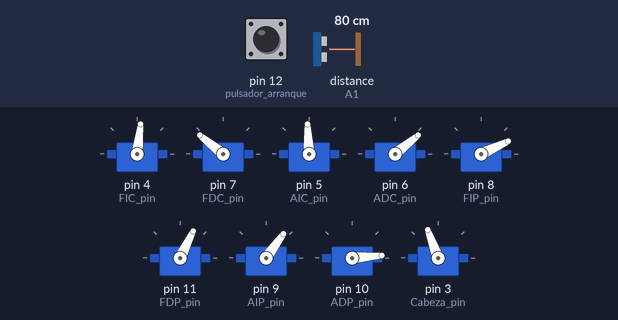
Bench run of a sketch on a simulated Arduino Uno, built with avr-gcc and run on an emulated ATmega328P. Parts: 9 × servo. Inputs (shaded band) come from the test bench; at power-on: distance to the obstacle (sensor on A1) 80 cm, pin 12 (pulsador_arranque) HIGH. The echo pulse lasts 58.3 µs per cm.

Above: at 1.7 s.
1.8 s: distance to the obstacle (sensor on A1) set to 34 cm
4.8 s: distance to the obstacle (sensor on A1) set to 27 cm
At 7.4 s:
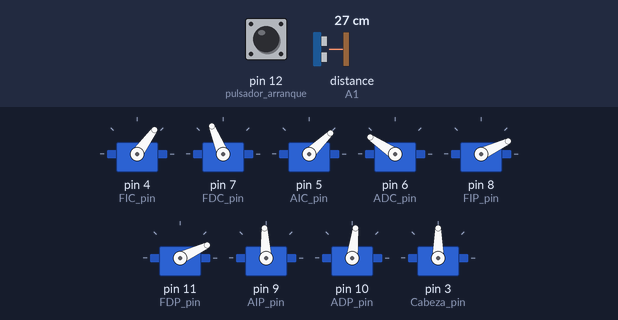
10.8 s: distance to the obstacle (sensor on A1) set to 8 cm
At 12.99 s:
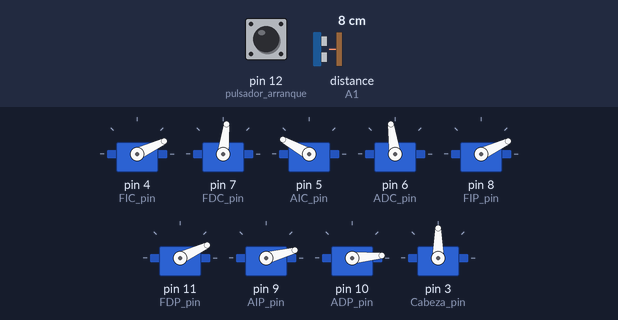
13.8 s: distance to the obstacle (sensor on A1) set to 11 cm
At 14.03 s:
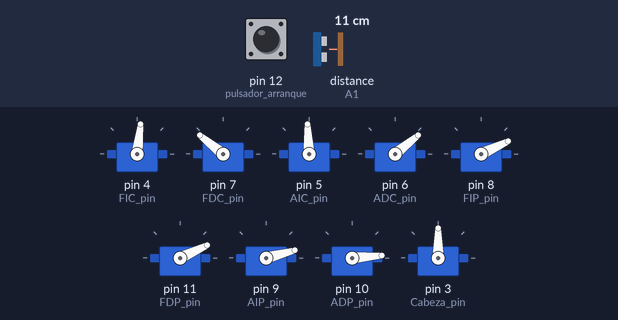
16.8 s: distance to the obstacle (sensor on A1) set to 4 cm
At 17.04 s:
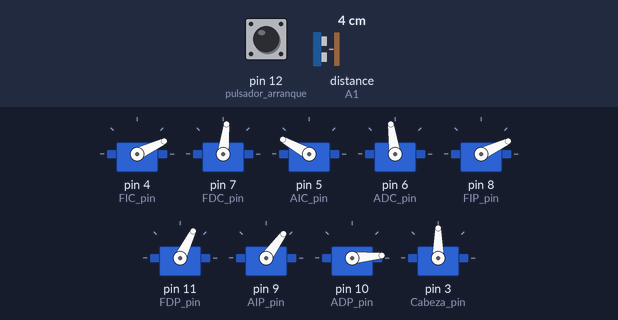
Timing chart, 0 to 22.4 s (numbered marks = the images above; inputs shaded):
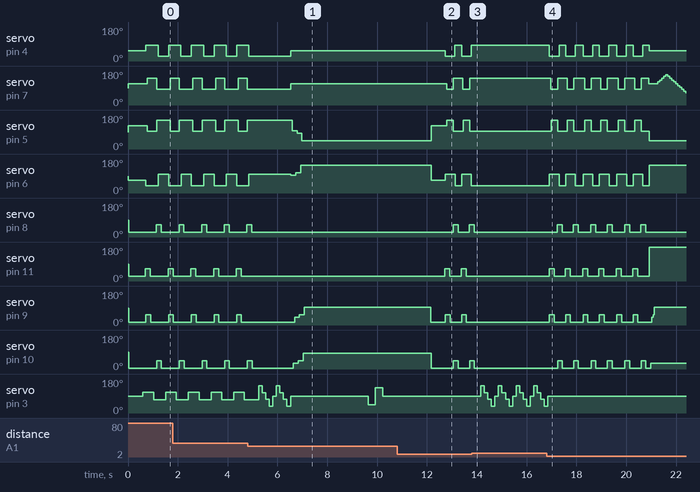

The sketch:

KAIWA_Robot_aranhia_17.ino
```cpp
//--------------------------------------------------------------
// Stompy the Robot - Mk 1 - APC Magazine, July 2013 issue
//
// Modified by Darren Yates 3 May 2013
// From code originally developed by Russell Cameron, Dagu.
// Editado y comentado por Konrad PEschka, Bs As, 2015
//--------------------------------------------------------------

#include <Servo.h>
#include <NewPing.h>

#define TRIG_PIN A0
#define ECHO_PIN A1
#define MAX_DISTANCE 400
NewPing sonar(TRIG_PIN, ECHO_PIN, MAX_DISTANCE);

//-------------------------------------------------------------------
//Con este timer se setea la velocidad de movimiento de todo el robot, mas chico, mas rapido
//-------------------------------------------------------------------

int Time=120;

//-------------------------------------------------------------------
//  Definicion de las constantes posicion inicial de cada servo
//-------------------------------------------------------------------

//subir = giro antihor en cuerpo y patas

#define FIC_centro      1100     //Frente_Izquierda_cuerpo_centro
#define FDC_centro      1700     //Frente_derecha_cuerpo_centro
#define AIC_centro      1800     //Atras_Izquierda_cuerpo_centro
#define ADC_centro      1250     //Atras_derecha_cuerpo_centro

#define FIP_centro      800      //Frente_Izquierda_pata_centro
#define FDP_centro      800      //Frente_derecha_pata_centro
#define AIP_centro      700      //Atras_Izquierda_pata_centro
#define ADP_centro      600      //Atras_derecha_pata_centro

//-------------------------------------------------------------------
//      Definicion Alias de cada servo y los Pines del Arduino
//-------------------------------------------------------------------

#define FIC_pin 4      // Pin Frente Izquierda Cuerpo
#define FDC_pin 7      // Pin Frente Derecha Cuerpo
#define AIC_pin 5      // Pin Atras Izquierda Cuerpo
#define ADC_pin 6      // Pin Atras Derecha Cuerpo

#define FIP_pin 8      // Pin Frente Izquierda Pata
#define FDP_pin 11     // Pin Frente Derecha Pata
#define AIP_pin 9      // Pin Atras Izquierda Pata
#define ADP_pin 10     // Pin Atras Derecha Pata

#define Cabeza_pin 3

#define pulsador_arranque 12  //defino donde va conectado el pulsador de arranque

//-------------------------------------------------------------------

int movimiento_izq;
int movimiento_der;
int levanta=-400;

int contador_sentarse;
int distancia_actual = 0;
int pos = 90;

int max_der = 0;
int max_izq = 0;

int variable_sienta=800;

const int tiempo_entre_servo=5;
const int tiempo_sienta=50;

//-------------------------------------------------------------------
//       Defino como le va a llamar cada servo
//-------------------------------------------------------------------

Servo FIC_servo;                                               // Front Left  Hip
Servo FDC_servo;                                               // Front Right Hip
Servo AIC_servo;                                               // Rear  Left  Hip
Servo ADC_servo;                                               // Rear  Right Hip
Servo FIP_servo;                                               // Front Left  Knee
Servo FDP_servo;                                               // Front Right Knee
Servo AIP_servo;                                               // Rear  left  Knee
Servo ADP_servo;                                               // Rear  Right Knee

Servo Cabeza_servo;

//-------------------------------------------------------------------
//                 Seteo de Entradas, salidas y funciones
//-------------------------------------------------------------------

void setup()
{

  //-------------------------------------------------------------------
  // Inicializo Los servos con los nombres y cual es su pin asociado
  //-------------------------------------------------------------------

  FIC_servo.attach(FIC_pin);           //define los servos con su pin
  FDC_servo.attach(FDC_pin);
  AIC_servo.attach(AIC_pin);
  ADC_servo.attach(ADC_pin);
  FIP_servo.attach(FIP_pin);
  FDP_servo.attach(FDP_pin);
  AIP_servo.attach(AIP_pin);
  ADP_servo.attach(ADP_pin);
  Cabeza_servo.attach(Cabeza_pin);


//-------------------------------------------------------------------
//         Arranco Todos los Servos en sus posiciones iniciales
//-------------------------------------------------------------------


  FIC_servo.writeMicroseconds(FIC_centro);       // envia servo a su posicion inicial
  delay(tiempo_entre_servo);
  FDC_servo.writeMicroseconds(FDC_centro);
  delay(tiempo_entre_servo);
  AIC_servo.writeMicroseconds(AIC_centro);
  delay(tiempo_entre_servo);
  ADC_servo.writeMicroseconds(ADC_centro);
  delay(tiempo_entre_servo);
  FIP_servo.writeMicroseconds(FIP_centro);
  delay(tiempo_entre_servo);
  FDP_servo.writeMicroseconds(FDP_centro);
  delay(tiempo_entre_servo);
  AIP_servo.writeMicroseconds(AIP_centro);
  delay(tiempo_entre_servo);
  ADP_servo.writeMicroseconds(ADP_centro);
  delay(tiempo_entre_servo);
  Cabeza_servo.write(90);

delay(500);
}

//-------------------------------------------------------------------
//         Sector donde comienza la funcion Principal,
//        Donde se va a quedar el resto de la ejecucion
//-------------------------------------------------------------------

void loop()
{
  //checkPath();

  while(digitalRead(pulsador_arranque)==0)
  ;

  while(1)   //se queda en este loop luego de haber pulsado el pulsador de arranque
  {
    distancia_actual = readPing();

    if (distancia_actual == 0 or distancia_actual > 30)
    {
      movimiento_izq=-300;
      movimiento_der=-300;
      Camina_frente();
    }

    else
    {
      if (distancia_actual <= 30 && distancia_actual >= 10)
      {
        mira_costados();
      }
      else
      {
        if (distancia_actual < 10 && distancia_actual !=0)
        {
          movimiento_izq=300;
          movimiento_der=300;
          Camina_frente();
          Camina_frente();
        }
      }
    }

    contador_sentarse++;
    if (contador_sentarse == 7)
    sienta();


        if (contador_sentarse == 15)
    {
    saluda();
    contador_sentarse = 0;
    }


  }

}

//-------------------------------------------------------------------
//            Sector definicion delas Funciones Utilizadas
//-------------------------------------------------------------------


//-------------------------------------------------------------------
//             Funcion Avanzar hacia el frente
//-------------------------------------------------------------------
void Camina_frente()
{

  if (movimiento_izq<0 && movimiento_der<0)
   {
    Cabeza_servo.write(110);
    decide_costados();
   }

  FDP_servo.writeMicroseconds(FDP_centro-levanta);                // raise front right leg
  delay(tiempo_entre_servo);
  AIP_servo.writeMicroseconds(AIP_centro-levanta);                // raise rear  left  leg
  delay(tiempo_entre_servo);
  FIC_servo.writeMicroseconds(FIC_centro-movimiento_izq);         // move  front left  leg backward
  delay(tiempo_entre_servo);
  ADC_servo.writeMicroseconds(ADC_centro+movimiento_der);         // move  rear  right leg backward
  delay(Time/2);
  FDC_servo.writeMicroseconds(FDC_centro-movimiento_der);         // move  front right leg forward
  delay(tiempo_entre_servo);
  AIC_servo.writeMicroseconds(AIC_centro+movimiento_izq);         // move  rear  left  leg forward
  delay(Time);
  FDP_servo.writeMicroseconds(FDP_centro);                        // lower front right leg
  delay(tiempo_entre_servo);
  AIP_servo.writeMicroseconds(AIP_centro);                        // lower rear  left  leg
  delay(Time);

  if (movimiento_izq<0 && movimiento_der<0)
   {
    Cabeza_servo.write(70);
    decide_costados();
    }

  FIP_servo.writeMicroseconds(FIP_centro-levanta);                // raise front left  leg
  delay(tiempo_entre_servo);
  ADP_servo.writeMicroseconds(ADP_centro-levanta);                // raise rear  right leg
  delay(tiempo_entre_servo);
  FDC_servo.writeMicroseconds(FDC_centro+movimiento_der);         // move  front right leg backward
  delay(tiempo_entre_servo);
  AIC_servo.writeMicroseconds(AIC_centro-movimiento_izq);         // move  rear  left  leg backward
  delay(Time/2);
  FIC_servo.writeMicroseconds(FIC_centro+movimiento_izq);         // move  front left  leg forward
  delay(tiempo_entre_servo);
  ADC_servo.writeMicroseconds(ADC_centro-movimiento_der);         // move  rear  right leg forward
  delay(Time);
  FIP_servo.writeMicroseconds(FIP_centro);                        // lower front left  leg
  delay(tiempo_entre_servo);
  ADP_servo.writeMicroseconds(ADP_centro);                        // lower rear  right leg
  delay(Time);

  }

//-------------------------------------------------------------------
//            Funcion que lee el sensor frontal
//-------------------------------------------------------------------

  int readPing()                            //funcion para leer US y pasarlo a cm
{
  unsigned int uS = sonar.ping();
  delay(50);
  int cm = uS/US_ROUNDTRIP_CM;
  return cm;
}


//-------------------------------------------------------------------
//                    Elije para donde avanzar
//-------------------------------------------------------------------
int decide_costados()
{
delay(50);
distancia_actual = readPing();

if (distancia_actual < 30 && distancia_actual > 5)       //chequeo si obstaculo esta entrte 10 y 30 cm
{
 mira_costados();                             //encontrar la salida
}

if (distancia_actual < 6 && distancia_actual != 0)       //chequea obstaculo menor a 10cm
{
camina_atras();                               //hace secuancia para atras
}

}


//-------------------------------------------------------------------
//  Mide para lso costados para despues decidir hacia donde avanzar
//-------------------------------------------------------------------

int mira_costados()                          //hace un barrido y decide para donde ir
  {

  delay(90);
  max_der = 0;
  max_izq = 0;

  for(pos = 144; pos >= 36; pos-= 36)     // goes from 180 degrees to 0 degrees
  {
   Cabeza_servo.write(pos);                 // tell servo to go to position in variable 'pos'
    delay(90);
    distancia_actual = readPing();                 //lee ultrasonido
    if (pos > 90 && distancia_actual > max_izq)    // si es mayor al maximo izquierda lo actualiza
    {
    max_izq = distancia_actual;
    }
    if (pos < 90 && distancia_actual > max_der)   // si es mayor al maximo derecha lo actualiza
    {
    max_der = distancia_actual;
    }
  }


   Cabeza_servo.write(90);                //posiciona servo en el medio
    if (max_der > max_izq)
     {
     Gira_der();                       //gira derecha
     }
    if (max_izq > max_der)
     {
      Gira_izq();                      //gira izquierda
     }
}

//-------------------------------------------------------------------
//                 Gira Derecha
//-------------------------------------------------------------------


void Gira_der()
{
   movimiento_izq=300;
   movimiento_der=-300;
   Camina_frente();
   Camina_frente();
}

//-------------------------------------------------------------------
//                 Gira Izquierda
//-------------------------------------------------------------------

void Gira_izq()
{
   movimiento_izq=-300;
   movimiento_der=300;
  Camina_frente();
  Camina_frente();
}

//-------------------------------------------------------------------
//               Camina hacia atras
//-------------------------------------------------------------------

void camina_atras()
{
   movimiento_izq=300;
  movimiento_der=300;
   Camina_frente();
}

//-------------------------------------------------------------------
//                  Funcion Sentarse
//-------------------------------------------------------------------
void sienta()
{

  FDC_servo.writeMicroseconds(FDC_centro);
  delay(tiempo_entre_servo);
  FIC_servo.writeMicroseconds(FIC_centro);
  delay(tiempo_entre_servo);


  ADC_servo.writeMicroseconds(ADC_centro+variable_sienta/3);  //se tira de a poco
 delay(tiempo_sienta);
  AIC_servo.writeMicroseconds(AIC_centro-variable_sienta/3);
  delay(tiempo_sienta);
  ADP_servo.writeMicroseconds(ADP_centro+variable_sienta/3);
  delay(tiempo_sienta);
  AIP_servo.writeMicroseconds(AIP_centro+variable_sienta/3);
  delay(tiempo_sienta);

  ADC_servo.writeMicroseconds(ADC_centro+variable_sienta/2);  //se tira de a poco
  delay(tiempo_sienta);
  AIC_servo.writeMicroseconds(AIC_centro-variable_sienta/2);
  delay(tiempo_sienta);
  ADP_servo.writeMicroseconds(ADP_centro+variable_sienta/2);
  delay(tiempo_sienta);
  AIP_servo.writeMicroseconds(AIP_centro+variable_sienta/2);
  delay(tiempo_sienta);

  ADC_servo.writeMicroseconds(ADC_centro+variable_sienta);   //se termina de tirar
  delay(tiempo_sienta);
  AIC_servo.writeMicroseconds(AIC_centro-variable_sienta);
  delay(tiempo_sienta);
  ADP_servo.writeMicroseconds(ADP_centro+variable_sienta);
 delay(tiempo_sienta);
  AIP_servo.writeMicroseconds(AIP_centro+variable_sienta);
 delay(tiempo_sienta);

  delay(2500);                //espera 2,5 Segundos

  Cabeza_servo.write(45);
  delay(300);
  Cabeza_servo.write(135);
  delay(300);
  Cabeza_servo.write(90);
  delay(1900);


  FIP_servo.writeMicroseconds(FIP_centro);
  delay(tiempo_entre_servo);
  FDP_servo.writeMicroseconds(FDP_centro);
  delay(tiempo_entre_servo);
  FIC_servo.writeMicroseconds(FIC_centro);
  delay(tiempo_entre_servo);
  FDC_servo.writeMicroseconds(FDC_centro);
  delay(tiempo_entre_servo);
  AIP_servo.writeMicroseconds(AIP_centro);
  delay(tiempo_entre_servo);
  ADP_servo.writeMicroseconds(ADP_centro);
  delay(tiempo_entre_servo);
  AIC_servo.writeMicroseconds(AIC_centro);                      // center servos
  delay(tiempo_entre_servo);
  ADC_servo.writeMicroseconds(ADC_centro);

  delay(500);
}


//-------------------------------------------------------------------
//                  Funcion Saluda
//-------------------------------------------------------------------

void saluda(void)
{

  FDC_servo.writeMicroseconds(FDC_centro);
  delay(tiempo_entre_servo);
  FIC_servo.writeMicroseconds(FIC_centro);
  delay(tiempo_entre_servo);

  ADC_servo.writeMicroseconds(ADC_centro+variable_sienta);  //se tira al piso de costado
  delay(tiempo_entre_servo);
  AIC_servo.writeMicroseconds(AIC_centro-variable_sienta);
  delay(tiempo_entre_servo);

  FDP_servo.writeMicroseconds(2550);
  delay(tiempo_sienta);
  ADP_servo.writeMicroseconds(ADP_centro+variable_sienta/3);
  delay(tiempo_sienta);
  AIP_servo.writeMicroseconds(AIP_centro+variable_sienta/3);
  delay(tiempo_sienta);
  AIP_servo.writeMicroseconds(AIP_centro+variable_sienta/2);
  delay(tiempo_sienta);
  AIP_servo.writeMicroseconds(AIP_centro+variable_sienta);
  delay(tiempo_sienta);

  mueve_pata_frente();
  mueve_pata_frente();
  delay(1000);


  Cabeza_servo.write(45);
  delay(300);
  Cabeza_servo.write(135);
  delay(300);
  Cabeza_servo.write(90);
  delay(2000);


  FIP_servo.writeMicroseconds(FIP_centro);
  delay(tiempo_entre_servo);
  FDP_servo.writeMicroseconds(FDP_centro);
  delay(tiempo_entre_servo);
  FIC_servo.writeMicroseconds(FIC_centro);
  delay(tiempo_entre_servo);
  FDC_servo.writeMicroseconds(FDC_centro);
  delay(tiempo_entre_servo);
  AIP_servo.writeMicroseconds(AIP_centro);
  delay(tiempo_entre_servo);
  ADP_servo.writeMicroseconds(ADP_centro);
  delay(tiempo_entre_servo);
  AIC_servo.writeMicroseconds(AIC_centro);                      // center servos
  delay(tiempo_entre_servo);
  ADC_servo.writeMicroseconds(ADC_centro);

  delay(500);
}

//-------------------------------------------------------------------
//                  Funcion Mueve Pata en Frente
//-------------------------------------------------------------------

void mueve_pata_frente(void)
{
  int maximo=500;
  int tiempo_saluda=80;
    for(int j=0;j<maximo;j=j+100)
  {
  FDC_servo.writeMicroseconds(FDC_centro+j);  //se tira al piso de costado
  delay(tiempo_saluda);
  }

  for(int j=maximo;j>0;j=j-100)
  {
  FDC_servo.writeMicroseconds(FDC_centro+j);  //se tira al piso de costado
  delay(tiempo_saluda);
  }

  for(int j=0;j<maximo;j=j+100)
  {
  FDC_servo.writeMicroseconds(FDC_centro-j);  //se tira al piso de costado
  delay(tiempo_saluda);
  }

  for(int j=maximo;j>0;j=j-100)
  {
  FDC_servo.writeMicroseconds(FDC_centro-j);  //se tira al piso de costado
  delay(tiempo_saluda);
  }
}
//-------------------------------------------------------------------
//               FIN PROGRAMA
//-------------------------------------------------------------------
```

Measured:
- the behaviour switches between 31 and 30 cm on distance to the obstacle (sensor on A1) (found by bisection; images 0 and 1)
- the behaviour switches between 9 and 10 cm on distance to the obstacle (sensor on A1) (found by bisection; images 2 and 3)
- after the input at 4.8 s, servo on pin 8 (FIP_pin): goes on until 5.0 s, then stays 25°; servo on pin 11 (FDP_pin): stops changing and stays 25°
- after the input at 10.8 s, servo on pin 4 (FIC_pin): alternates 83° for 0.27 s and 25° for 0.39 s, starting after 1.9 s; servo on pin 7 (FDC_pin): alternates 141° for 0.39 s and 83° for 0.27 s, starting after 2.0 s
- after the input at 13.8 s, servo on pin 4 (FIC_pin): stops changing and stays 83°; servo on pin 7 (FDC_pin): stops changing and stays 141°; servo on pin 5 (AIC_pin): stops changing and stays 93°; servo on pin 6 (ADC_pin): stops changing and stays 39°; servo on pin 8 (FIP_pin): goes on until 13.9 s, then stays 25°
- after the input at 16.8 s, servo on pin 8 (FIP_pin): alternates 64° for 0.20 s and 25° for 0.45 s, 12 changes in all, then stays 25°, starting after 0.43 s; servo on pin 3 (Cabeza_pin): goes on until 16.9 s, then stays 90°
- by itself, servo on pin 8 (FIP_pin), servo on pin 11 (FDP_pin): alternates 64° for 0.20 s and 25° for 0.71 s
